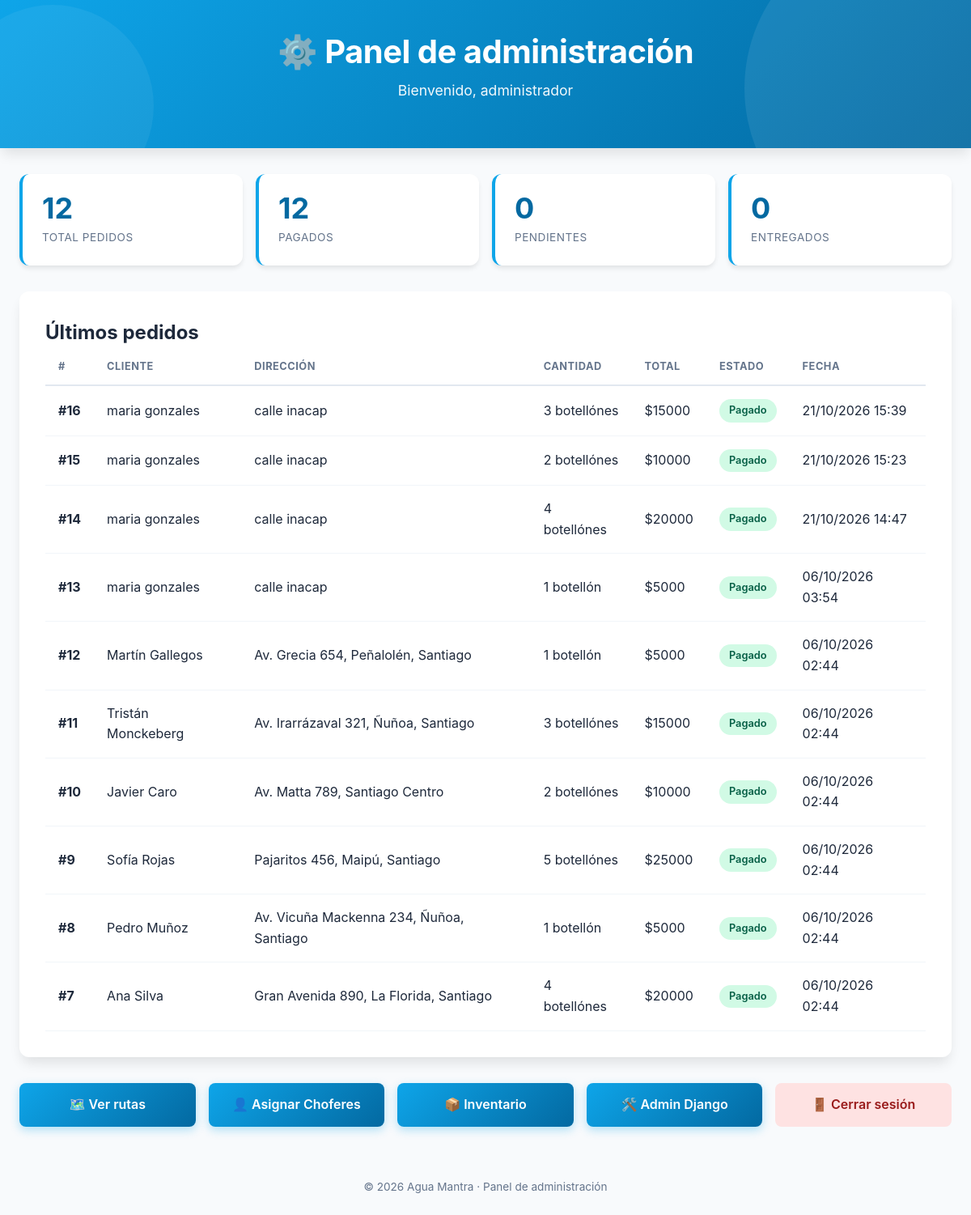
The page /panel/ (signed in) on the database its author committed.
### pedidos/models.py (models this page shows, shortened)
class Pedido(models.Model):
    ESTADOS = [
        ('PENDIENTE_PAGO', 'Pendiente de pago'),
        ('PAGADO', 'Pagado'),
        ('EN_RUTA', 'En ruta'),
        ('ENTREGADO', 'Entregado'),
    ]
    cliente = models.ForeignKey(Cliente, on_delete=models.CASCADE)
    cantidad = models.IntegerField(default=1)
    total = models.IntegerField(help_text="Monto en CLP")
    estado = models.CharField(max_length=20, choices=ESTADOS, default='PENDIENTE_PAGO')
    token_webpay = models.CharField(max_length=100, blank=True, null=True)
    chofer_asignado = models.ForeignKey(
        User,
        on_delete=models.SET_NULL,
        null=True,
        blank=True,
        related_name='pedidos_asignados',
        limit_choices_to={'groups__name': 'Chofer'},  # Solo permite usuarios del grupo Chofer
        verbose_name="Chofer asignado"
    )
    creado_en = models.DateTimeField(auto_now_add=True)
    entregado_en = models.DateTimeField(blank=True, null=True)

class Cliente(models.Model):
    nombre = models.CharField(max_length=200)
    telefono = models.CharField(max_length=20, unique=True)
    direccion = models.TextField()
    comodato_actual = models.IntegerField(default=0, help_text="Envases en poder del cliente")
    creado_en = models.DateTimeField(auto_now_add=True)

### pedidos/views.py (the view)
# urls.py: path('panel/', views.panel, name='panel'),
@solo_administrador
def panel(request):
    total_pedidos = Pedido.objects.count()
    pedidos_pagados = Pedido.objects.filter(estado='PAGADO').count()
    pedidos_pendientes = Pedido.objects.filter(estado='PENDIENTE_PAGO').count()
    pedidos_entregados = Pedido.objects.filter(estado='ENTREGADO').count()
    ultimos_pedidos = Pedido.objects.select_related('cliente').order_by('-creado_en')[:10]
    context = {
        'total_pedidos': total_pedidos,
        'pedidos_pagados': pedidos_pagados,
        'pedidos_pendientes': pedidos_pendientes,
        'pedidos_entregados': pedidos_entregados,
        'ultimos_pedidos': ultimos_pedidos,
    }
    return render(request, 'pedidos/panel.html', context)

### pedidos/views.py (called while the page is built)
def solo_administrador(view_func):
    @wraps(view_func)
    def wrapper(request, *args, **kwargs):
        if not request.user.is_authenticated:
            return redirect('login')
        if not (request.user.is_superuser or request.user.groups.filter(name='Administrador').exists()):
            messages.warning(request, 'No tienes permiso para acceder a esa sección')
            return redirect('rutas')
        return view_func(request, *args, **kwargs)
    return wrapper

### pedidos/templates/pedidos/panel.html (shortened to what this page needs)
{% load static %}
<!DOCTYPE html>
<html lang="es">
<head>
    <link rel="stylesheet" href="{% static 'pedidos/css/estilos.css' %}">
</head>
<body>
    <header class="header">
        <h1>⚙️ Panel de administración</h1>
        <p>Bienvenido, {{ request.user.username }}</p>
    </header>
    <div class="container-wide">
        <div class="stats">
            <div class="stat">
                <div class="numero">{{ total_pedidos }}</div>
                <div class="etiqueta">Total pedidos</div>
            </div>
            <div class="stat">
                <div class="numero">{{ pedidos_pagados }}</div>
                <div class="etiqueta">Pagados</div>
            </div>
            <div class="stat">
                <div class="numero">{{ pedidos_pendientes }}</div>
                <div class="etiqueta">Pendientes</div>
            </div>
            <div class="stat">
                <div class="numero">{{ pedidos_entregados }}</div>
                <div class="etiqueta">Entregados</div>
            </div>
        </div>
        <div class="tabla-card">
            <h2>Últimos pedidos</h2>
            <table>
                <thead>
                    <tr>
                        <th>#</th>
                        <th>Cliente</th>
                        <th>Dirección</th>
                        <th>Cantidad</th>
                        <th>Total</th>
                        <th>Estado</th>
                        <th>Fecha</th>
                    </tr>
                </thead>
                <tbody>
                    {% for pedido in ultimos_pedidos %}
                    <tr>
                        <td><strong>#{{ pedido.id }}</strong></td>
                        <td>{{ pedido.cliente.nombre }}</td>
                        <td>{{ pedido.cliente.direccion }}</td>
                        <td>{{ pedido.cantidad }} botellón{{ pedido.cantidad|pluralize:"es" }}</td>
                        <td>${{ pedido.total }}</td>
                        <td>
                            {% if pedido.estado == 'PAGADO' %}
                                <span class="badge badge-pagado">Pagado</span>
                            {% elif pedido.estado == 'PENDIENTE_PAGO' %}
                                <span class="badge badge-pendiente">Pendiente</span>
                            {% elif pedido.estado == 'EN_RUTA' %}
                                <span class="badge badge-ruta">En ruta</span>
                            {% else %}
                                <span class="badge badge-entregado">Entregado</span>
                            {% endif %}
                        </td>
                        <td>{{ pedido.creado_en|date:"d/m/Y H:i" }}</td>
                    </tr>
                    {% empty %}
                    <tr>
                        <td colspan="7" style="text-align: center; color: var(--gris-medio); padding: 2rem;">
                            No hay pedidos registrados todavía.
                        </td>
                    </tr>
                    {% endfor %}
                </tbody>
            </table>
        </div>
        <div class="acciones-grid">
            <a href="{% url 'rutas' %}" class="btn btn-primario" style="text-decoration: none;">
                🗺️ Ver rutas
            </a>
            <a href="{% url 'asignar_choferes' %}" class="btn btn-primario" style="text-decoration: none;">
                👤 Asignar Choferes
            </a>
            <a href="{% url 'inventario' %}" class="btn btn-primario" style="text-decoration: none;">
                📦 Inventario
            </a>
            <a href="/admin/" class="btn btn-primario" style="text-decoration: none;">
                🛠️ Admin Django
            </a>
            <a href="{% url 'logout' %}" class="btn"
               style="background: #FEE2E2; color: #991B1B; text-decoration: none;">
                🚪 Cerrar sesión
            </a>
        </div>
    </div>
    <footer class="footer">
        © 2026 Agua Mantra · Panel de administración
    </footer>
</body>
</html>

### pedidos/static/pedidos/css/estilos.css (style rules this page uses)
:root { --azul-agua: #0EA5E9; --azul-oscuro: #0369A1; --azul-claro: #E0F2FE; --blanco: #FFFFFF; --gris-claro: #F8FAFC; --gris-medio: #64748B; --gris-texto: #1E293B; --verde-exito: #10B981; --rojo-error: #EF4444; --sombra-suave: 0 4px 6px -1px rgba(0, 0, 0, 0.1); --sombra-media: 0 10px 15px -3px rgba(0, 0, 0, 0.1); --radio: 12px; --transicion: all 0.3s ease; }
* { margin: 0; padding: 0; box-sizing: border-box; }
body { font-family: -apple-system, BlinkMacSystemFont, 'Segoe UI', Roboto, sans-serif; color: var(--gris-texto); background: var(--gris-claro); line-height: 1.6; min-height: 100vh; }
.header { background: linear-gradient(135deg, var(--azul-agua) 0%, var(--azul-oscuro) 100%); color: var(--blanco); padding: 2rem 2rem 3.5rem; text-align: center; box-shadow: var(--sombra-media); position: relative; overflow: hidden; }
.header::before { content: ''; position: absolute; top: -50%; right: -10%; width: 400px; height: 400px; background: rgba(255, 255, 255, 0.08); border-radius: 50%; }
.header::after { content: ''; position: absolute; bottom: -40%; left: -5%; width: 250px; height: 250px; background: rgba(255, 255, 255, 0.06); border-radius: 50%; }
.header h1 { font-size: 2.5rem; font-weight: 700; letter-spacing: -0.5px; position: relative; z-index: 1; }
.header p { font-size: 1.1rem; opacity: 0.95; margin-top: 0.15rem; position: relative; z-index: 1; }
.container-wide { max-width: 1200px; margin: 2rem auto; padding: 0 1.5rem; }
.btn { display: inline-flex; align-items: center; justify-content: center; gap: 0.5rem; padding: 0.9rem 1.5rem; border: none; border-radius: 8px; font-size: 1rem; font-weight: 600; cursor: pointer; transition: var(--transicion); text-decoration: none; font-family: inherit; width: 100%; }
.btn-primario { background: linear-gradient(135deg, var(--azul-agua) 0%, var(--azul-oscuro) 100%); color: var(--blanco); box-shadow: 0 4px 12px rgba(14, 165, 233, 0.3); }
.footer { text-align: center; padding: 2rem 1rem; color: var(--gris-medio); font-size: 0.85rem; }

### pedidos/templates/pedidos/panel.html (style rules this page uses)
.stats { display: grid; grid-template-columns: repeat(auto-fit, minmax(180px, 1fr)); gap: 1rem; margin-bottom: 2rem; }
.stat { background: var(--blanco); padding: 1.5rem; border-radius: var(--radio); box-shadow: var(--sombra-suave); border-left: 4px solid var(--azul-agua); }
.stat .numero { font-size: 2.25rem; font-weight: 700; color: var(--azul-oscuro); line-height: 1; }
.stat .etiqueta { color: var(--gris-medio); font-size: 0.85rem; margin-top: 0.5rem; text-transform: uppercase; letter-spacing: 0.5px; }
.tabla-card { background: var(--blanco); border-radius: var(--radio); padding: 2rem; box-shadow: var(--sombra-media); margin-bottom: 2rem; }
table { width: 100%; border-collapse: collapse; }
thead th { text-align: left; padding: 0.75rem 1rem; font-size: 0.8rem; text-transform: uppercase; letter-spacing: 0.5px; color: var(--gris-medio); border-bottom: 2px solid #E2E8F0; }
tbody td { padding: 1rem; border-bottom: 1px solid #F1F5F9; }
.badge { display: inline-block; padding: 0.25rem 0.75rem; border-radius: 999px; font-size: 0.8rem; font-weight: 600; }
.badge-pagado { background: #D1FAE5; color: #065F46; }
.acciones-grid { display: grid; grid-template-columns: repeat(auto-fit, minmax(200px, 1fr)); gap: 1rem; }

### rows shown on the page
Pedido: id "16", cliente.nombre "maria gonzales", cliente.direccion "calle inacap", cantidad "3", total "15000", estado "Pagado", creado_en "21/10/2026 15:39"
Pedido: id "15", cliente.nombre "maria gonzales", cliente.direccion "calle inacap", cantidad "2", total "10000", estado "Pagado", creado_en "21/10/2026 15:23"
Pedido: id "14", cliente.nombre "maria gonzales", cliente.direccion "calle inacap", cantidad "4", total "20000", estado "Pagado", creado_en "21/10/2026 14:47"
Pedido: id "13", cliente.nombre "maria gonzales", cliente.direccion "calle inacap", cantidad "1", total "5000", estado "Pagado", creado_en "06/10/2026 03:54"
Pedido: id "12", cliente.nombre "Martín Gallegos", cliente.direccion "Av. Grecia 654, Peñalolén, Santiago", cantidad "1", total "5000", estado "Pagado", creado_en "06/10/2026 02:44"
Pedido: id "11", cliente.nombre "Tristán Monckeberg", cliente.direccion "Av. Irarrázaval 321, Ñuñoa, Santiago", cantidad "3", total "15000", estado "Pagado", creado_en "06/10/2026 02:44"
Pedido: id "10", cliente.nombre "Javier Caro", cliente.direccion "Av. Matta 789, Santiago Centro", cantidad "2", total "10000", estado "Pagado", creado_en "06/10/2026 02:44"
Pedido: id "9", cliente.nombre "Sofía Rojas", cliente.direccion "Pajaritos 456, Maipú, Santiago", cantidad "5", total "25000", estado "Pagado", creado_en "06/10/2026 02:44"
Pedido: id "8", cliente.nombre "Pedro Muñoz", cliente.direccion "Av. Vicuña Mackenna 234, Ñuñoa, Santiago", cantidad "1", total "5000", estado "Pagado", creado_en "06/10/2026 02:44"
Pedido: id "7", cliente.nombre "Ana Silva", cliente.direccion "Gran Avenida 890, La Florida, Santiago", cantidad "4", total "20000", estado "Pagado", creado_en "06/10/2026 02:44"

### other values the page prints
{{ request.user.username }} "administrador"
{{ total_pedidos }} "12"
{{ pedidos_pagados }} "12"
{{ pedidos_pendientes }} "0"
{{ pedidos_entregados }} "0"
